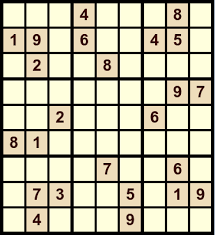
#> input picture opencv/sudoku.png, 215 x 235 px
$ python program20.py
#> lines starting #> are read from the running program, lines starting #| are printed output that depends on the picture; after the words box and inside, x2 and y2 are one past the last pixel; in counts of white or black regions, pixels touching at a corner belong together
import cv2
import numpy as np

image = cv2.imread('./sudoku.png', cv2.IMREAD_GRAYSCALE)
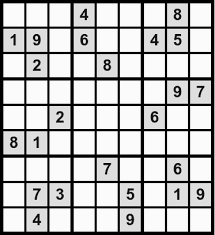
#> image: shape (235, 215); min 0, max 253, mean 186
cv2.imshow("Original", image)

def simple1():
    (thresholdValue, imageRes) = cv2.threshold(image, 170, 255, cv2.THRESH_BINARY)
    cv2.imshow("Threshold", imageRes)

def simple2():
    (thresholdValue, imageRes) = cv2.threshold(image, 170, 255, cv2.THRESH_BINARY_INV)
    cv2.imshow("Threshold inv", imageRes)

def otsu():
    (thresholdValue, threshInv) = cv2.threshold(image, 0, 255, cv2.THRESH_BINARY | cv2.THRESH_OTSU)
    print("thresholdValue = {0}".format(thresholdValue))
    cv2.imshow("Threshold", threshInv)

def otsu2():
    (thresholdValue, threshInv) = cv2.threshold(image, 0, 255, cv2.THRESH_BINARY_INV | cv2.THRESH_OTSU)
    cv2.imshow("Threshold inv", threshInv)

def adaptiveMean():
    thresh = cv2.adaptiveThreshold(image, 255,
                                   cv2.ADAPTIVE_THRESH_MEAN_C, cv2.THRESH_BINARY, 27, 0)
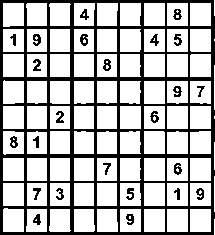
#> thresh: shape (235, 215); 73% white; 25 black regions, largest, box (x1, y1, x2, y2) and area: (0, 0, 215, 235) 12319, (80, 34, 88, 46) 65, (33, 34, 41, 46) 64
    cv2.imshow("OpenCV Mean Thresh", thresh)

def adaptiveGaussian():
    thresh = cv2.adaptiveThreshold(image, 255,
                                   cv2.ADAPTIVE_THRESH_GAUSSIAN_C, cv2.THRESH_BINARY, 27, 0)
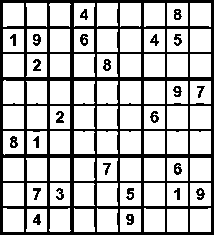
#> thresh: shape (235, 215); 73.8% white; 25 black regions, largest, box (x1, y1, x2, y2) and area: (0, 0, 214, 235) 11893, (10, 136, 18, 148) 65, (80, 34, 88, 46) 64
    cv2.imshow("OpenCV Gaussian Thresh", thresh)

adaptiveMean()
adaptiveGaussian()

cv2.waitKey(0)
cv2.destroyAllWindows()

$ run again, with opencv/bill.png copied over opencv/sudoku.png
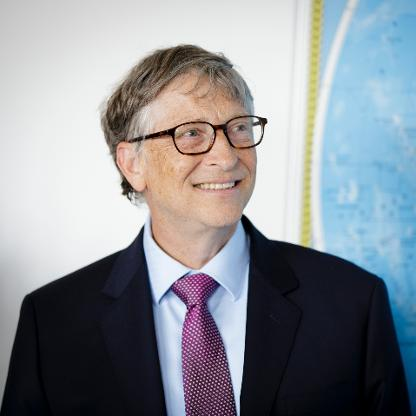
#> input picture opencv/bill.png, 416 x 416 px
#> in adaptiveMean, `thresh = cv2.adaptiveThreshold(image, 255, cv2.ADAPTIVE_THRESH_MEAN_C,..`:
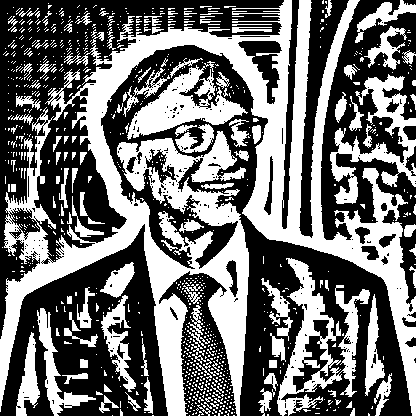
#> thresh: shape (416, 416); 44.2% white; 909 white regions (793 under 20 px), largest, box (x1, y1, x2, y2) and area: (0, 0, 416, 416) 45909, (277, 258, 370, 416) 4809, (330, 74, 416, 204) 3582
#> in adaptiveGaussian, `thresh = cv2.adaptiveThreshold(image, 255, cv2.ADAPTIVE_THRESH_GAUSSIA..`:
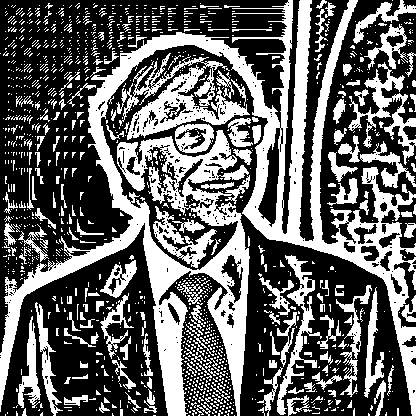
#> thresh: shape (416, 416); 38.9% white; 1331 white regions (1147 under 20 px), largest, box (x1, y1, x2, y2) and area: (0, 0, 416, 416) 35434, (116, 53, 250, 140) 4162, (348, 62, 416, 165) 1753
